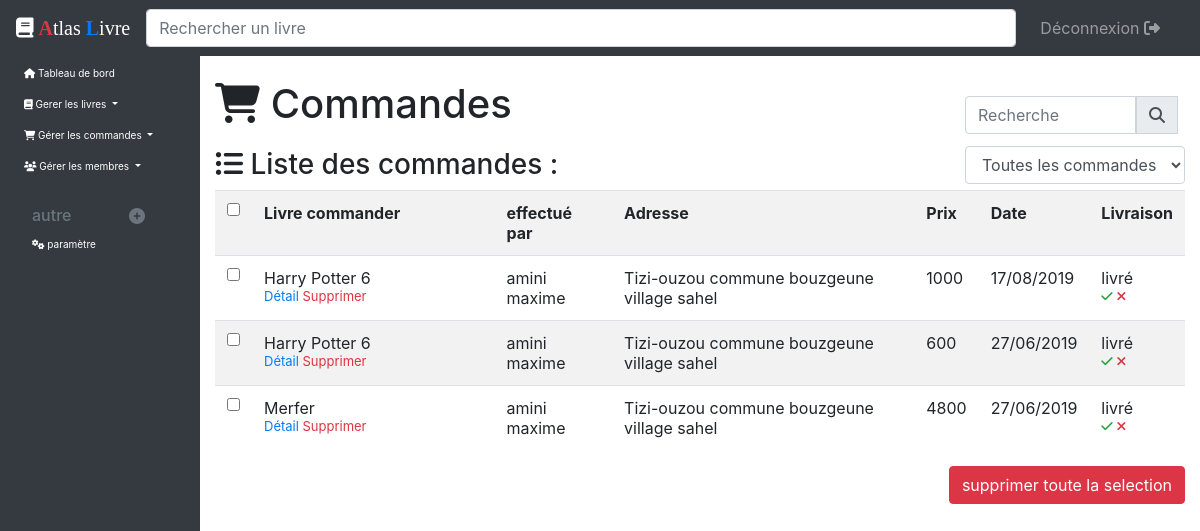
The page /Espace_admin/controleur/listeCommandes_controleur.php (signed in) on the database its author committed.
### tables this page shows
CREATE TABLE IF NOT EXISTS `commandes` (
  `id` int(11) NOT NULL AUTO_INCREMENT,
  `id_uti` int(11) NOT NULL,
  `id_livre` int(11) NOT NULL,
  `nb_l` int(11) NOT NULL,
  `nb_j` int(11) NOT NULL,
  `prix` int(11) NOT NULL,
  `num` int(11) NOT NULL,
  `etat` enum('Louer','Acheter') NOT NULL,
  `dateL` date DEFAULT NULL,
  `livraison` enum('livré','non livré') NOT NULL,
  `date` date NOT NULL,
  PRIMARY KEY (`id`)
);

CREATE TABLE IF NOT EXISTS `livres` (
  `id` int(11) NOT NULL AUTO_INCREMENT,
  `titre` varchar(255) NOT NULL,
  `auteur` varchar(255) NOT NULL,
  `p_ach` int(11) NOT NULL,
  `p_loc` int(11) NOT NULL,
  `dispo` varchar(11) NOT NULL,
  `stock` int(11) NOT NULL,
  `cat` varchar(255) NOT NULL,
  `nb_v` int(11) NOT NULL,
  `disc` text NOT NULL,
  `promo` int(11) NOT NULL,
  `image` varchar(255) NOT NULL,
  PRIMARY KEY (`id`)
);

CREATE TABLE IF NOT EXISTS `membres` (
  `id` int(11) NOT NULL AUTO_INCREMENT,
  `nom` varchar(20) NOT NULL,
  `prenom` varchar(20) NOT NULL,
  `mail` varchar(255) NOT NULL,
  `pass` varchar(255) NOT NULL,
  `adress` varchar(255) NOT NULL,
  PRIMARY KEY (`id`)
);

### Espace_admin/controleur/listeCommandes_controleur.php (called while the page is built, shortened)
<?php
    include('../../autre/bdd.php');
    include('../modele/commandes_modele.php');
    if(isset($_GET['rech'])){
        $terme= htmlspecialchars($_GET['rech']);
		$terme= trim($terme);
		$terme = strip_tags($terme);
		$comms=rech($terme);
    }else{
        if(isset($_GET['c'])){
            switch($_GET['c']){
                case 2 :
                    $comms = commFilter('livraison="non livré"');
                    break;
                case 3:
                    $comms = commFilter('livraison="livré"');
                    break;
            }
        }else{
            $comms = get_commandes();
        }
    }
    include('../vue/listeCommandes_vue.php');
?>

### Espace_admin/modele/commandes_modele.php (called while the page is built, shortened)
<?php
    function get_commandes(){
		global $bdd;
		$rep = $bdd->query ('SELECT *,c.id as idC,DATE_FORMAT(date,"%d/%m/%Y")as date FROM commandes c,livres l,membres m WHERE l.id=id_livre and m.id=id_uti ORDER BY c.id DESC ');
		return $rep;
	}
?>

### Espace_admin/vue/listeCommandes_vue.php (the view, shortened to what this page needs)
<html>
<head>
    <link href="../../css/style_admin.css" rel="stylesheet" />
    <link rel="stylesheet" href="https://stackpath.bootstrapcdn.com/bootstrap/4.5.0/css/bootstrap.min.css"
>
</head>
<body>
    <?php include("../autre/menu.php"); ?>
    <section class="container-fluid col-lg-10 offset-lg-2 col-md-9 offset-md-3" id='princi'>
        <div class="row">
            <h1 style="margin-bottom:20px;" class="col-sm-9"><i class="fas fa-shopping-cart"></i> Commandes</h1>
            <form class="form-inline my-2 my-lg-0 col-sm-3" style="padding-top:10px;" method="get" action="listeCommandes_controleur.php?">
                <div class="input-group mb-2 mr-sm-2">
                    <input type="search" class="form-control" placeholder="Recherche" id="recherche" name="rech">
                    <div class="input-group-prepend">
                        <button type="submit" class="input-group-text" id="logosearch"><i class="fas fa-search"></i></button>
                    </div>
                </div>
            </form>
        </div>
        <article>
            <div class="row">
                <h3 class=" col-sm-5"><i class="fas fa-list-ul"></i> Liste des commandes :</h3>
                <div class="col-sm-3 offset-sm-4" style="margin-top:10px;">
                    <select id="select" class="form-control" onChange="location = this.options[this.selectedIndex].value;" style="margin-top : -12px;">
                        <option id=1 value="listeCommandes_controleur.php?">Toutes les commandes.</option>
                    </select>
                </div>
            </div>
            <div class="table-responsive">
                <form method="post" action="listeCommandes_controleur.php">
                    <table class="table table-striped table-condensed ">
                        <tr>
                            <th><input type="checkbox" id="all" onclick="rep();" /></th>
                            <th>Livre commander</th>
                            <th>effectué par</th>
                            <th>Adresse</th>
                            <th>Prix</th>
                            <th>Date</th>
                            <th>Livraison</th>
                        </tr>
                        <?php while($livre=$comms->fetch()){?>
                        <tr>
                            <td><input type="checkbox" name="num[]" value="<?php echo $livre['idC']; ?>" /></td>
                            <td style="width:25%;">
                                <?php echo $livre['titre']; ?><br />
                                <span style="font-size:13px; ">
                                    <a href="afficherCommande_controleur?comm=<?php echo $livre['idC']; ?>">Détail</a>
                                    <a href="#" data-toggle="modal" data-target="#alert_anul<?php echo $livre['idC']; ?>" style="color:#dc3545;">Supprimer</a>
                                </span>
                            </td>
                            <td><?php echo $livre['nom'].' '.$livre['prenom']; ?></td>
                            <td><?php echo $livre['adress']; ?></td>
                            <td><?php echo $livre['prix']; ?></td>
                            <td><?php echo $livre['date']; ?></td>
                            <td><?php echo $livre['livraison']; ?><br />
                                <span style="font-size:13px; ">
                                    <a href="listeCommandes_controleur?oui=<?php echo $livre['idC']; if(isset($_GET['c'])){ echo '&c='.$_GET['c'];} ?>" style="color:#28a745;"><i class="fas fa-check"></i></a>
                                    <a href="listeCommandes_controleur?non=<?php echo $livre['idC']; if(isset($_GET['c'])){ echo '&c='.$_GET['c'];} ?>" style="color:#dc3545;"><i class="fas fa-times"></i></a>
                                </span>
                            </td>
                        </tr>
                        <?php } ?>
                    </table>
                    <input type="submit" value="supprimer toute la selection" name="suppSlec" class="btn btn-danger float-right" />
                </form>
            </div>
        </article>
    </section>
</body>
</html>

### css/style_admin.css (style rules this page uses)
#princi { margin-top: 80px; margin-bottom: 80px; }

### rows shown on the page
commandes: id_livre.titre "Harry Potter 6", membres.nom "amini", membres.prenom "maxime", membres.adress "Tizi-ouzou commune bouzgeune village sahel", prix "1000", date "17/08/2019", livraison "livré"
commandes: id_livre.titre "Harry Potter 6", membres.nom "amini", membres.prenom "maxime", membres.adress "Tizi-ouzou commune bouzgeune village sahel", prix "600", date "27/06/2019", livraison "livré"
commandes: id_livre.titre "Merfer", membres.nom "amini", membres.prenom "maxime", membres.adress "Tizi-ouzou commune bouzgeune village sahel", prix "4800", date "27/06/2019", livraison "livré"
